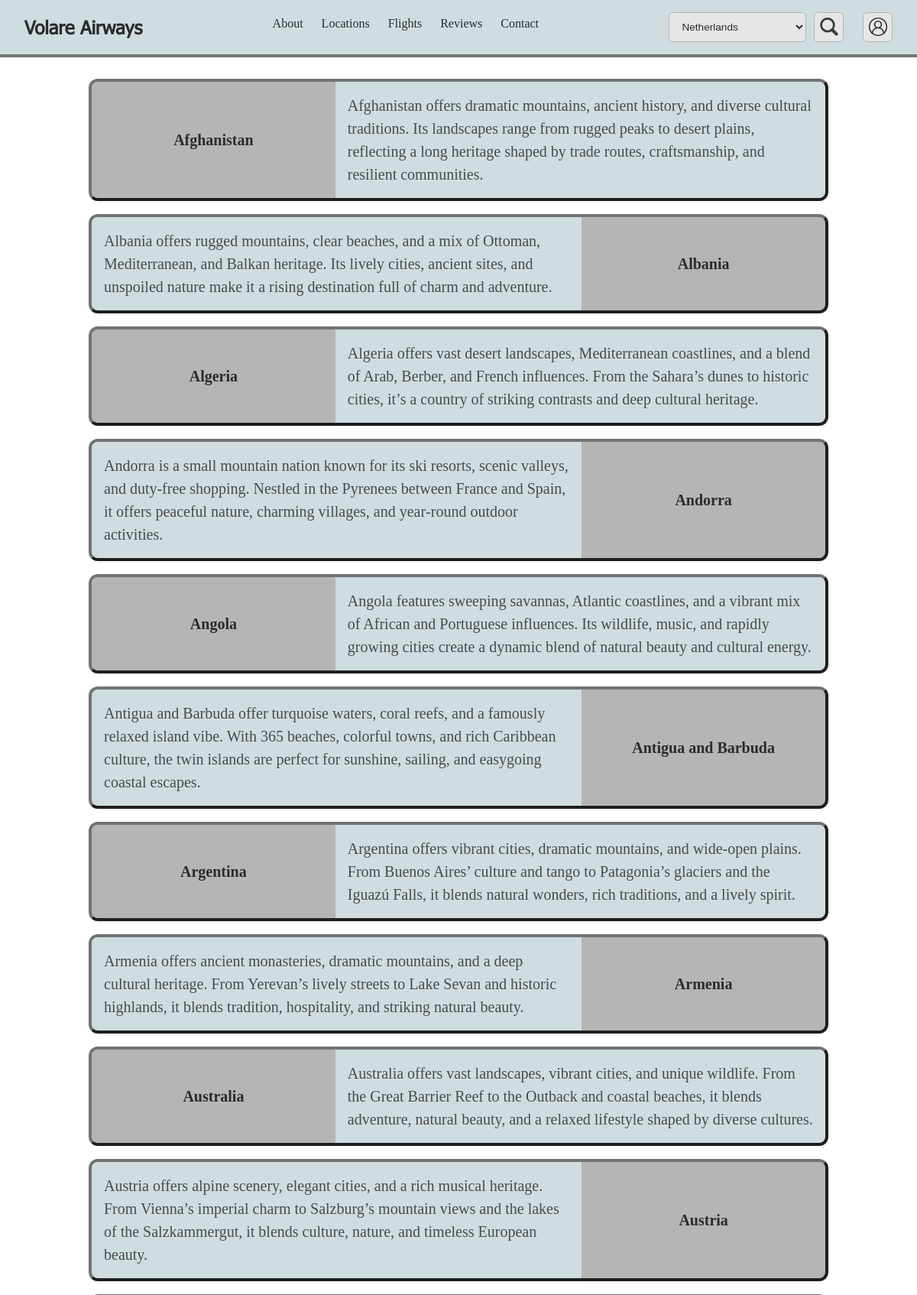
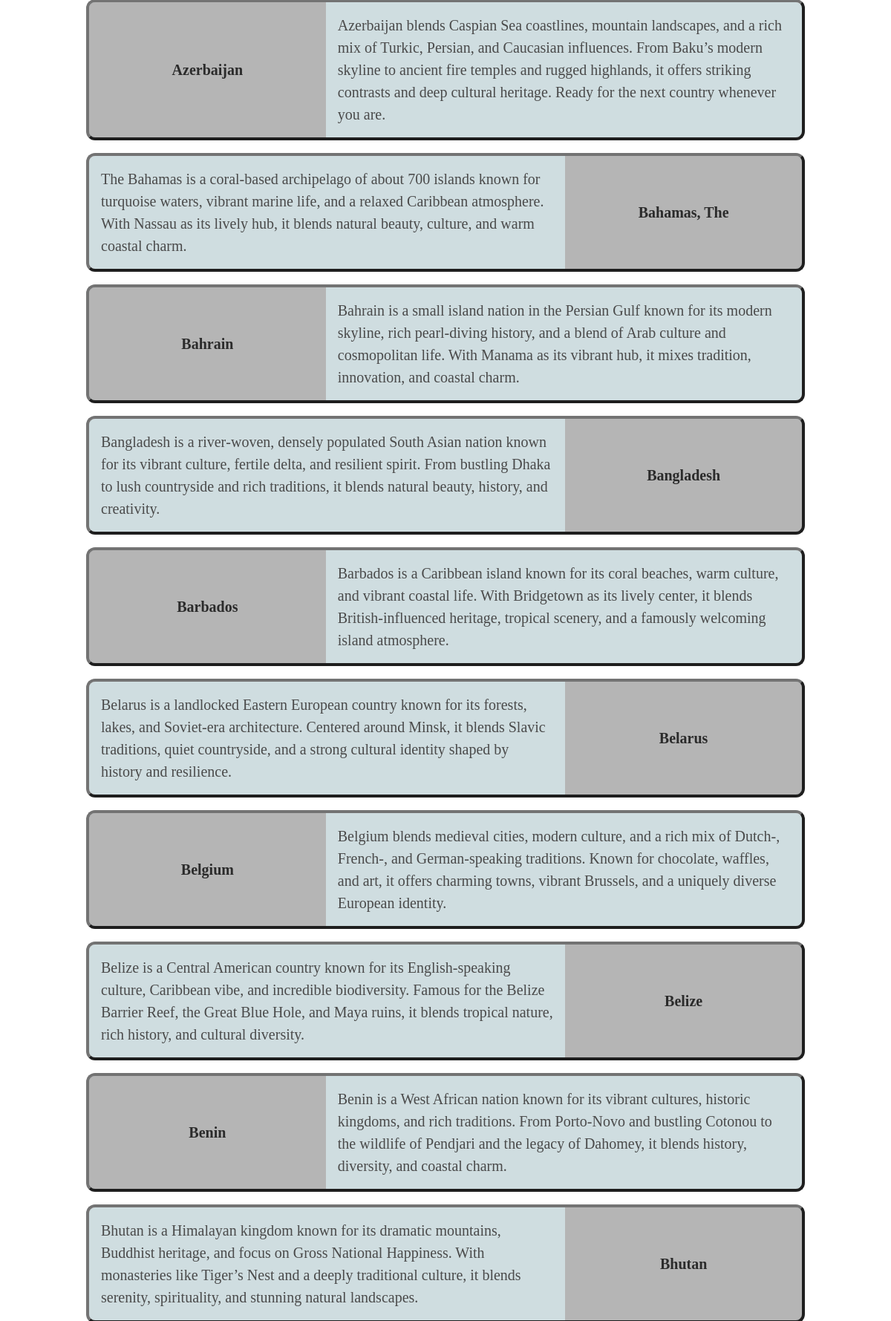
The app's page /locations.php (upper part) with its own data (2 pictures, top to bottom).
### tables this page shows
CREATE TABLE `Country` (
  `Country_Id` int NOT NULL,
  `Country_Name` varchar(45) NOT NULL,
  `Country_Description` varchar(2550) DEFAULT NULL
);

### assets/php/functions/locations.php (called while the page is built)
<?php
require_once(__DIR__ . "/connection.php");
function getLocations(){
    global $connect;
    $sql = "SELECT * FROM Country ORDER BY Country_Name ASC";
    $stmt = $connect->prepare($sql);
    $stmt->execute();
    $result = $stmt->fetchAll();
    return $result;
}
?>

### assets/php/functions/flights.php (called while the page is built, shortened)
<?php
require_once(__DIR__ . "/connection.php");
function getCountries() {
    global $connect;
    $sql = 'SELECT * FROM Country';
    $stmt = $connect->prepare($sql);
    $stmt->execute();
    $result = $stmt->fetchAll();
    return $result;
}
?>

### locations.php (the view, shortened to what this page needs)
<?php require_once("assets/php/functions/session.php");
require_once("assets/php/functions/locations.php");
?>
<!DOCTYPE html>
<html lang="en">
<?php include './assets/php/head.php' ?>
<body>
    <?php include './assets/php/header.php' ?>
    <main class="flex gap-25 flexcolumn alignitemscenter" style="padding: 2rem;">
        <?php
        $i = 1;
        $locations = getLocations();
        foreach ($locations as $location) {
            if ($i == 1) {
                $i = 0;
                echo '
                <div class="leftflightbox flex flexrow">
                    <div class="leftflightboxmain flex alignitemscenter justifycontentcenter" id="' . $location["Country_Id"] . '">
                        <h1>' . htmlspecialchars($location["Country_Name"]) . '</h1>
                    </div>
                    <div class="leftflightboxsecondary flex flexcolumn justifycontentcenter">
                        <h2>' . htmlspecialchars($location["Country_Description"]) . '</h2>
                    </div>
                </div>';
            } else if ($i == 0) {
                $i = 1;
                echo '
                <div class="rightflightbox flex flexrow">
                    <div class="rightflightboxsecondary flex flexcolumn justifycontentcenter" id="' . $location["Country_Id"] . '">
                        <h2>' . htmlspecialchars($location["Country_Description"]) . '</h2>
                    </div>
                    <div class="rightflightboxmain flex alignitemscenter justifycontentcenter">
                        <h1>' . htmlspecialchars($location["Country_Name"]) . '</h1>
                    </div>
                </div>';
            }
        }
        ?>
    </main>
</body>
</html>

### assets/css/style.css (style rules this page uses)
body { margin: 0; padding: 0; }
* { scroll-behavior: smooth; }
.leftflightbox, .rightflightbox { width: 80vw; max-width: 1200px; background-color: #cfdde0; border-radius: 0.5rem; outline: 4px outset #737373; overflow: hidden; }
.leftflightboxmain, .rightflightboxmain { width: 40%; padding: 1.5rem; background-color: #b5b5b5; text-align: center; }
.leftflightboxmain h1, .leftflightboxmain h2, .rightflightboxmain h1, .rightflightboxmain h2 { margin: 0; color: #2b2b2b; font-size: 1.25rem; font-weight: bold; line-height: 1.6; }
.leftflightboxsecondary, .rightflightboxsecondary { width: 90%; padding: 1rem; align-items: center; font-size: 0.85rem; color: #2b2b2b; }
.leftflightboxsecondary h2, .rightflightboxsecondary h2 { margin: 0; font-size: 1.25rem; font-weight: normal; color: #4a4a4a; line-height: 1.5; }
:root { --color-399ddb: #399ddb; --color-3c39db: #3c39db; --color-396adb: #396adb; --color-63d3db: #63d3db; --color-aa91db: #aa91db; --color-cfdde0: #cfdde0; --color-6b8bdc: #6b8bdc; }
.flex { display: flex; }
.justifycontentcenter { justify-content: center; }
.flexrow { flex-direction: row; }
.flexcolumn { flex-direction: column; }
.alignitemscenter { align-items: center; }
.gap-25 { gap: 25px; }
* { -webkit-user-select: none; -ms-user-select: none; user-select: none; }

### records on screen
country: Country_Name "Afghanistan", Country_Description "Afghanistan offers dramatic mountains, ancient history, and diverse cultural traditions. Its landscapes range from rugged peaks to desert plains, reflecting a long heritage shaped by trade routes, craftsmanship, and resilient communities."
country: Country_Description "Albania offers rugged mountains, clear beaches, and a mix of Ottoman, Mediterranean, and Balkan heritage. Its lively cities, ancient sites, and unspoiled nature make it a rising destination full of charm and adventure.", Country_Name "Albania"
country: Country_Name "Algeria", Country_Description "Algeria offers vast desert landscapes, Mediterranean coastlines, and a blend of Arab, Berber, and French influences. From the Sahara’s dunes to historic cities, it’s a country of striking contrasts and deep cultural heritage."
country: Country_Description "Andorra is a small mountain nation known for its ski resorts, scenic valleys, and duty‑free shopping. Nestled in the Pyrenees between France and Spain, it offers peaceful nature, charming villages, and year‑round outdoor activities.", Country_Name "Andorra"
country: Country_Name "Angola", Country_Description "Angola features sweeping savannas, Atlantic coastlines, and a vibrant mix of African and Portuguese influences. Its wildlife, music, and rapidly growing cities create a dynamic blend of natural beauty and cultural energy."
country: Country_Description "Antigua and Barbuda offer turquoise waters, coral reefs, and a famously relaxed island vibe. With 365 beaches, colorful towns, and rich Caribbean culture, the twin islands are perfect for sunshine, sailing, and easygoing coastal escapes.", Country_Name "Antigua and Barbuda"
country: Country_Name "Argentina", Country_Description "Argentina offers vibrant cities, dramatic mountains, and wide-open plains. From Buenos Aires’ culture and tango to Patagonia’s glaciers and the Iguazú Falls, it blends natural wonders, rich traditions, and a lively spirit."
country: Country_Description "Armenia offers ancient monasteries, dramatic mountains, and a deep cultural heritage. From Yerevan’s lively streets to Lake Sevan and historic highlands, it blends tradition, hospitality, and striking natural beauty.", Country_Name "Armenia"
country: Country_Name "Australia", Country_Description "Australia offers vast landscapes, vibrant cities, and unique wildlife. From the Great Barrier Reef to the Outback and coastal beaches, it blends adventure, natural beauty, and a relaxed lifestyle shaped by diverse cultures."
country: Country_Description "Austria offers alpine scenery, elegant cities, and a rich musical heritage. From Vienna’s imperial charm to Salzburg’s mountain views and the lakes of the Salzkammergut, it blends culture, nature, and timeless European beauty.", Country_Name "Austria"
country: Country_Name "Azerbaijan", Country_Description "Azerbaijan blends Caspian Sea coastlines, mountain landscapes, and a rich mix of Turkic, Persian, and Caucasian influences. From Baku’s modern skyline to ancient fire temples and rugged highlands, it offers striking contrasts and deep cultural heritage. Ready for the next country whenever you are."
country: Country_Description "The Bahamas is a coral‑based archipelago of about 700 islands known for turquoise waters, vibrant marine life, and a relaxed Caribbean atmosphere. With Nassau as its lively hub, it blends natural beauty, culture, and warm coastal charm.", Country_Name "Bahamas, The"
country: Country_Name "Bahrain", Country_Description "Bahrain is a small island nation in the Persian Gulf known for its modern skyline, rich pearl‑diving history, and a blend of Arab culture and cosmopolitan life. With Manama as its vibrant hub, it mixes tradition, innovation, and coastal charm."
country: Country_Description "Bangladesh is a river‑woven, densely populated South Asian nation known for its vibrant culture, fertile delta, and resilient spirit. From bustling Dhaka to lush countryside and rich traditions, it blends natural beauty, history, and creativity.", Country_Name "Bangladesh"
country: Country_Name "Barbados", Country_Description "Barbados is a Caribbean island known for its coral beaches, warm culture, and vibrant coastal life. With Bridgetown as its lively center, it blends British‑influenced heritage, tropical scenery, and a famously welcoming island atmosphere."
country: Country_Description "Belarus is a landlocked Eastern European country known for its forests, lakes, and Soviet‑era architecture. Centered around Minsk, it blends Slavic traditions, quiet countryside, and a strong cultural identity shaped by history and resilience.", Country_Name "Belarus"
country: Country_Name "Belgium", Country_Description "Belgium blends medieval cities, modern culture, and a rich mix of Dutch‑, French‑, and German‑speaking traditions. Known for chocolate, waffles, and art, it offers charming towns, vibrant Brussels, and a uniquely diverse European identity."
country: Country_Description "Belize is a Central American country known for its English‑speaking culture, Caribbean vibe, and incredible biodiversity. Famous for the Belize Barrier Reef, the Great Blue Hole, and Maya ruins, it blends tropical nature, rich history, and cultural diversity.", Country_Name "Belize"
country: Country_Name "Benin", Country_Description "Benin is a West African nation known for its vibrant cultures, historic kingdoms, and rich traditions. From Porto‑Novo and bustling Cotonou to the wildlife of Pendjari and the legacy of Dahomey, it blends history, diversity, and coastal charm."
country: Country_Description "Bhutan is a Himalayan kingdom known for its dramatic mountains, Buddhist heritage, and focus on Gross National Happiness. With monasteries like Tiger’s Nest and a deeply traditional culture, it blends serenity, spirituality, and stunning natural landscapes.", Country_Name "Bhutan"

### other values on screen
form field searchbar "Netherlands"
